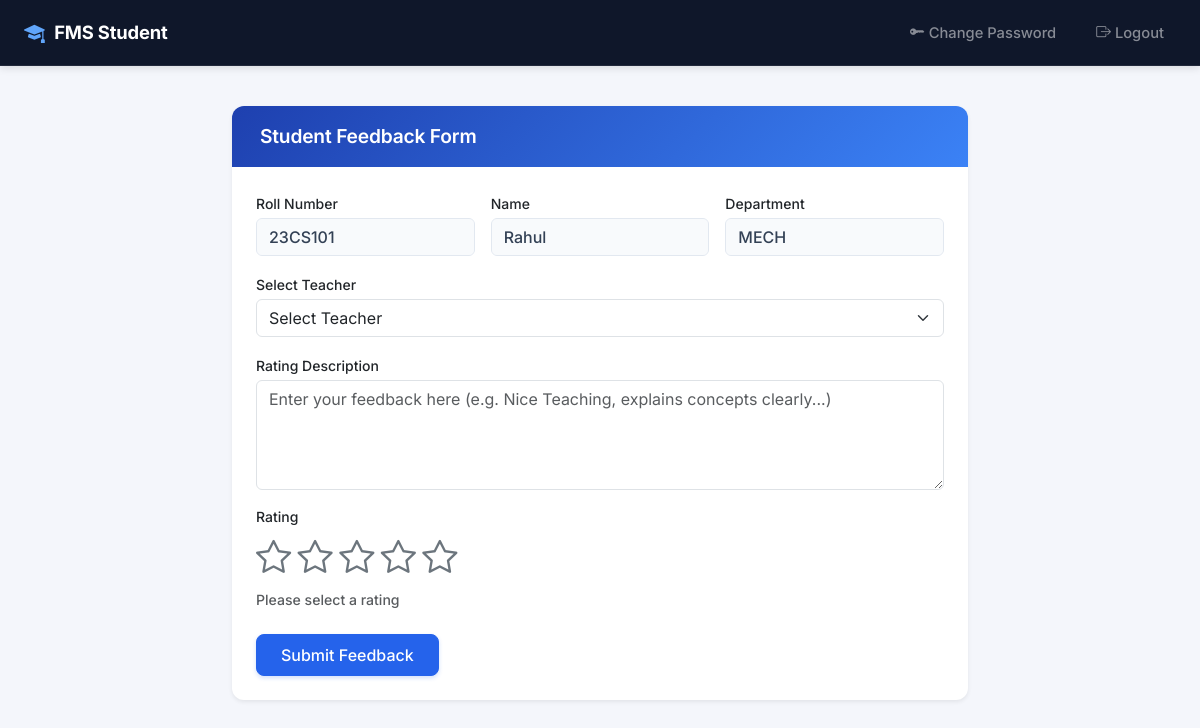
The app's page /feedback/submit/ (signed in) with its own data.
### fms_app/models.py (models this page shows, shortened)
class Student(models.Model):
    user = models.OneToOneField(User, on_delete=models.CASCADE, related_name='student_profile')
    name = models.CharField(max_length=150)
    roll_number = models.CharField(max_length=50, unique=True)
    department = models.CharField(max_length=100)
    email = models.EmailField()
    phone = models.CharField(max_length=20)
    address = models.TextField(blank=True)
    created_at = models.DateTimeField(auto_now_add=True)
    class Meta:
        ordering = ['id']

### fms_app/views.py (the view)
# urls.py: path('feedback/submit/', views.student_feedback_submit_view, name='student_feedback_form'),
@student_required
def student_feedback_submit_view(request):
    student = request.user.student_profile
    if request.method == 'POST':
        form = FeedbackSubmissionForm(request.POST)
        if form.is_valid():
            feedback = form.save(commit=False)
            feedback.student = student
            feedback.save()
            return redirect('student_feedback_success')
        else:
            messages.error(request, "Please fix the errors below to submit your feedback.")
    else:
        form = FeedbackSubmissionForm()
    context = {
        'student': student,
        'form': form,
    }
    return render(request, 'student/feedback_form.html', context)

### fms_app/models.py (called while the page is built)
    def __str__(self):
        return f"{self.name} ({self.department})"

### templates/student/feedback_form.html (shortened to what this page needs)
{% extends 'base.html' %}
{% load static %}
{% block navbar %}
    {% include 'navbar_student.html' %}
{% endblock %}
{% block content %}
<div class="row justify-content-center py-3">
    <div class="col-md-9 col-lg-8">
        <div class="feedback-card shadow-sm border-0">
            <div class="feedback-card-header">
                Student Feedback Form
            </div>
            <div class="card-body p-4">
                <form method="POST" action="{% url 'student_feedback_form' %}" id="student-feedback-form">
                    <div class="row g-3 mb-3">
                        <div class="col-md-4">
                            <label class="form-label fw-medium text-dark small mb-1">Roll Number</label>
                            <input type="text" class="form-control form-control-readonly" value="{{ student.roll_number }}" readonly tabindex="-1">
                        </div>
                        <div class="col-md-4">
                            <label class="form-label fw-medium text-dark small mb-1">Name</label>
                            <input type="text" class="form-control form-control-readonly" value="{{ student.name }}" readonly tabindex="-1">
                        </div>
                        <div class="col-md-4">
                            <label class="form-label fw-medium text-dark small mb-1">Department</label>
                            <input type="text" class="form-control form-control-readonly" value="{{ student.department }}" readonly tabindex="-1">
                        </div>
                    </div>
                    <div class="mb-3">
                        <label for="{{ form.teacher.id_for_label }}" class="form-label fw-medium text-dark small mb-1">Select Teacher</label>
                        {{ form.teacher }}
                    </div>
                    <div class="mb-3">
                        <label for="{{ form.description.id_for_label }}" class="form-label fw-medium text-dark small mb-1">Rating Description</label>
                        {{ form.description }}
                    </div>
                    <div class="mb-4">
                        <label class="form-label fw-medium text-dark small mb-1 d-block">Rating</label>
                        <div class="interactive-stars" id="star-rating-container" role="radiogroup" aria-label="Rating from 1 to 5 stars">
                            <span class="star-item" data-value="1" title="1 Star"><i class="bi bi-star"></i></span>
                            <span class="star-item" data-value="2" title="2 Stars"><i class="bi bi-star"></i></span>
                            <span class="star-item" data-value="3" title="3 Stars"><i class="bi bi-star"></i></span>
                            <span class="star-item" data-value="4" title="4 Stars"><i class="bi bi-star"></i></span>
                            <span class="star-item" data-value="5" title="5 Stars"><i class="bi bi-star"></i></span>
                        </div>
                        <div id="rating-helper-text" class="star-helper-text text-muted">Please select a rating</div>
                    </div>
                    <div>
                        <button type="submit" class="btn btn-primary px-4 py-2 fw-medium" id="submit-feedback-btn">
                            Submit Feedback
                        </button>
                    </div>
                </form>
            </div>
        </div>
    </div>
</div>
{% endblock %}

### static/css/custom.css (style rules this page uses)
:root { --fms-bg: #f4f6fb; --fms-card-bg: #ffffff; --fms-text-main: #1e293b; --fms-text-muted: #64748b; --fms-border: #e2e8f0; --fms-border-light: #f1f5f9; --fms-nav-bg: #0f172a; --fms-table-head: #1e293b; --fms-blue-grad: linear-gradient(135deg, #1e40af 0%, #3b82f6 100%); --fms-green-grad: linear-gradient(135deg, #065f46 0%, #10b981 100%); --fms-yellow-grad: linear-gradient(135deg, #d97706 0%, #f59e0b 100%); --fms-primary: #2563eb; --fms-primary-hover: #1d4ed8; --fms-shadow-sm: 0 1px 3px rgba(0, 0, 0, 0.05), 0 1px 2px rgba(0, 0, 0, 0.03); --fms-shadow-md: 0 4px 6px -1px rgba(0, 0, 0, 0.05), 0 2px 4px -2px rgba(0, 0, 0, 0.03); --fms-shadow-lg: 0 10px 15px -3px rgba(0, 0, 0, 0.06), 0 4px 6px -4px rgba(0, 0, 0, 0.04); }
body { background-color: var(--fms-bg); font-family: 'Inter', -apple-system, BlinkMacSystemFont, "Segoe UI", Roboto, sans-serif; color: var(--fms-text-main); min-height: 100vh; -webkit-font-smoothing: antialiased; }
.feedback-card { border-radius: 12px; border: 1px solid var(--fms-border); overflow: hidden; box-shadow: var(--fms-shadow-md); background: var(--fms-card-bg); }
.feedback-card-header { background: var(--fms-blue-grad); color: #ffffff; padding: 1rem 1.75rem; font-size: 1.2rem; font-weight: 600; letter-spacing: -0.01em; display: flex; align-items: center; gap: 0.5rem; }
.form-control-readonly { background-color: #f8fafc !important; color: #334155 !important; border-color: #e2e8f0 !important; font-weight: 500; cursor: default; }
.interactive-stars { display: inline-flex; flex-direction: row; gap: 0.4rem; font-size: 2.2rem; cursor: pointer; user-select: none; }
.star-item { color: #f59e0b; transition: transform 0.15s ease-in-out, color 0.15s ease-in-out; }
.star-helper-text { font-size: 0.88rem; color: var(--fms-text-muted); margin-top: 0.35rem; font-weight: 500; }
.btn-primary { background-color: var(--fms-primary); border-color: var(--fms-primary); box-shadow: 0 2px 4px rgba(37, 99, 235, 0.2); font-weight: 500; border-radius: 8px; transition: all 0.15s ease-in-out; }

### records on screen
Student: roll_number "23CS101", name "Rahul", department "MECH"
